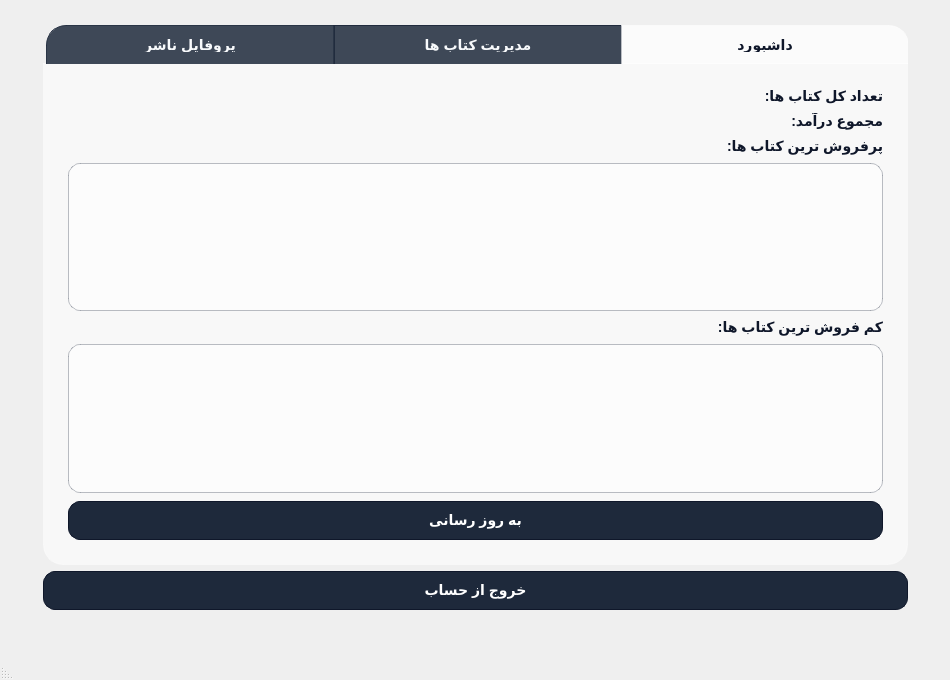
<?xml version="1.0" encoding="UTF-8"?>
<ui version="4.0">
 <class>PublisherMainWindow</class>
 <widget class="QMainWindow" name="PublisherMainWindow">
  <property name="geometry">
   <rect>
    <x>0</x>
    <y>0</y>
    <width>950</width>
    <height>680</height>
   </rect>
  </property>
  <property name="windowTitle">
   <string>MainWindow</string>
  </property>
  <property name="layoutDirection">
   <enum>Qt::RightToLeft</enum>
  </property>
  <property name="styleSheet">
   <string notr="true">
#centralwidget {
    background-image: url(":/wallhaven-49kq3d.jpg");
    background-position: center;
    background-repeat: no-repeat;
    background-size: cover;
}

QTabWidget {
    background: transparent;
}

QTabWidget::pane {
    border: 1px solid rgba(255, 255, 255, 0.4);
    background: rgba(255, 255, 255, 0.55);
    border-bottom-left-radius: 20px;
    border-bottom-right-radius: 20px;
    border-top-left-radius: 0px;
    border-top-right-radius: 0px;
    margin-top: -1px;
    padding: 15px;
}

QTabBar {
    background: transparent;
    qproperty-drawBase: 0;
}

/* تنظیم دقیق عرض تب ها برای پوشش کامل و متوازن */
QTabBar::tab {
    background: rgba(30, 41, 59, 0.85);
    border: 1px solid rgba(30, 41, 59, 0.9);
    border-bottom: none;
    color: #f8fafc;
    width: 286px;
    padding: 12px 0px;
    font-size: 14px;
    font-weight: bold;
    font-family: "Segoe UI", "Tahoma", sans-serif;
    text-align: center;
    margin-right: -1px;
}

/* گوشه بالا سمت راست برای تب اول (RTL) */
QTabBar::tab:first {
    border-top-right-radius: 20px;
    border-top-left-radius: 0px;
}

/* گوشه بالا سمت چپ برای تب آخر (RTL) */
QTabBar::tab:last {
    border-top-left-radius: 20px;
    border-top-right-radius: 0px;
    margin-right: 0px;
}

QTabBar::tab:selected {
    background: rgba(255, 255, 255, 0.75);
    border: 1px solid rgba(255, 255, 255, 0.5);
    border-bottom: none;
    color: #0f172a;
}

QTabBar::tab:hover {
    background: rgba(30, 41, 59, 0.95);
    color: #fde047;
}

QTableWidget, QListWidget {
    background: rgba(255, 255, 255, 0.6);
    border: 1px solid rgba(30, 41, 59, 0.3);
    gridline-color: rgba(30, 41, 59, 0.15);
    border-radius: 12px;
    color: #0f172a;
    font-size: 13px;
    font-family: "Segoe UI", "Tahoma", sans-serif;
}

QHeaderView {
    background-color: #1e293b;
    border: none;
}

QHeaderView::section {
    background-color: #1e293b;
    color: #ffffff;
    padding: 8px 0px;
    font-weight: bold;
    font-size: 13px;
    border: none;
    text-align: center;
}

QTableWidget::item, QListWidget::item {
    padding: 6px;
    color: #0f172a;
}

/* استایل یکدست برای تمام دکمه ها */
QPushButton {
    background-color: #1e293b;
    color: #ffffff;
    border: 1px solid #0f172a;
    border-radius: 12px;
    padding: 10px 18px;
    font-weight: bold;
    font-size: 14px;
    font-family: "Segoe UI", "Tahoma", sans-serif;
}

/* تغییر رنگ متن تمام دکمه ها به طلایی در حالت Hover */
QPushButton:hover {
    background-color: #0f172a;
    color: #fde047;
    border: 1px solid #020617;
}

QLabel {
    color: #0f172a;
    font-size: 14px;
    font-weight: bold;
    font-family: "Segoe UI", "Tahoma", sans-serif;
}
</string>
  </property>
  <widget class="QWidget" name="centralwidget">
   <layout class="QGridLayout" name="gridLayout_3">
    <item row="0" column="0" colspan="3">
     <spacer name="topSpacer">
      <property name="orientation">
       <enum>Qt::Vertical</enum>
      </property>
      <property name="sizeHint" stdset="0">
       <size>
        <width>20</width>
        <height>20</height>
       </size>
      </property>
     </spacer>
    </item>
    <item row="1" column="0">
     <spacer name="leftSpacer">
      <property name="orientation">
       <enum>Qt::Horizontal</enum>
      </property>
      <property name="sizeHint" stdset="0">
       <size>
        <width>40</width>
        <height>20</height>
       </size>
      </property>
     </spacer>
    </item>
    <item row="1" column="1">
     <widget class="QTabWidget" name="publisherTabWidget">
      <property name="minimumSize">
       <size>
        <width>865</width>
        <height>540</height>
       </size>
      </property>
      <property name="maximumSize">
       <size>
        <width>865</width>
        <height>540</height>
       </size>
      </property>
      <property name="currentIndex">
       <number>0</number>
      </property>
      <widget class="QWidget" name="dashboardTab">
       <attribute name="title">
        <string>داشبورد</string>
       </attribute>
       <layout class="QVBoxLayout" name="verticalLayout">
        <property name="spacing">
         <number>8</number>
        </property>
        <item>
         <widget class="QLabel" name="totalBooksLabel">
          <property name="text">
           <string>تعداد کل کتاب ها:</string>
          </property>
         </widget>
        </item>
        <item>
         <widget class="QLabel" name="totalRevenueLabel">
          <property name="text">
           <string>مجموع درآمد:</string>
          </property>
         </widget>
        </item>
        <item>
         <widget class="QLabel" name="topSellingHeaderLabel">
          <property name="text">
           <string>پرفروش ترین کتاب ها:</string>
          </property>
         </widget>
        </item>
        <item>
         <widget class="QListWidget" name="topSellingListWidget"/>
        </item>
        <item>
         <widget class="QLabel" name="leastSellingHeaderLabel">
          <property name="text">
           <string>کم فروش ترین کتاب ها:</string>
          </property>
         </widget>
        </item>
        <item>
         <widget class="QListWidget" name="leastSellingListWidget"/>
        </item>
        <item>
         <widget class="QPushButton" name="refreshDashboardButton">
          <property name="text">
           <string>به روز رسانی</string>
          </property>
         </widget>
        </item>
       </layout>
      </widget>
      <widget class="QWidget" name="myBooksTab">
       <attribute name="title">
        <string>مدیریت کتاب ها</string>
       </attribute>
       <layout class="QGridLayout" name="gridLayout_2">
        <item row="0" column="0" rowspan="6">
         <widget class="QTableWidget" name="myBooksTableWidget">
          <property name="columnCount">
           <number>5</number>
          </property>
          <attribute name="horizontalHeaderStretchLastSection">
           <bool>true</bool>
          </attribute>
          <column/>
          <column/>
          <column/>
          <column/>
          <column/>
         </widget>
        </item>
        <item row="0" column="1">
         <widget class="QPushButton" name="addNewBookButton">
          <property name="text">
           <string>افزودن کتاب جدید</string>
          </property>
         </widget>
        </item>
        <item row="1" column="1">
         <widget class="QPushButton" name="editBookButton">
          <property name="text">
           <string>ویرایش کتاب انتخابی</string>
          </property>
         </widget>
        </item>
        <item row="2" column="1">
         <widget class="QPushButton" name="applyDiscountButton">
          <property name="text">
           <string>اعمال تخفیف</string>
          </property>
         </widget>
        </item>
        <item row="3" column="1">
         <widget class="QPushButton" name="applyTimedDiscountButton">
          <property name="text">
           <string>تخفیف زمان دار</string>
          </property>
         </widget>
        </item>
        <item row="4" column="1">
         <widget class="QPushButton" name="toggleBookActiveButton">
          <property name="text">
           <string>غیرفعال/فعال سازی</string>
          </property>
         </widget>
        </item>
       </layout>
      </widget>
      <widget class="QWidget" name="publisherProfileTab">
       <attribute name="title">
        <string>پروفایل ناشر</string>
       </attribute>
       <layout class="QVBoxLayout" name="verticalLayout_2">
        <property name="spacing">
         <number>15</number>
        </property>
        <item>
         <widget class="QLabel" name="nameLabel">
          <property name="text">
           <string>نام و نام خانوادگی:</string>
          </property>
         </widget>
        </item>
        <item>
         <widget class="QLabel" name="emailLabel">
          <property name="text">
           <string>ایمیل:</string>
          </property>
         </widget>
        </item>
        <item>
         <widget class="QLabel" name="publicationNameLabel">
          <property name="text">
           <string>نام انتشارات:</string>
          </property>
         </widget>
        </item>
        <item>
         <widget class="QLabel" name="licenseNumberLabel">
          <property name="text">
           <string>شماره پروانه نشر:</string>
          </property>
         </widget>
        </item>
        <item>
         <spacer name="profileSpacer">
          <property name="orientation">
           <enum>Qt::Vertical</enum>
          </property>
          <property name="sizeHint" stdset="0">
           <size>
            <width>20</width>
            <height>40</height>
           </size>
          </property>
         </spacer>
        </item>
       </layout>
      </widget>
     </widget>
    </item>
    <item row="1" column="2">
     <spacer name="rightSpacer">
      <property name="orientation">
       <enum>Qt::Horizontal</enum>
      </property>
      <property name="sizeHint" stdset="0">
       <size>
        <width>40</width>
        <height>20</height>
       </size>
      </property>
     </spacer>
    </item>
    <item row="2" column="1">
     <widget class="QPushButton" name="logoutButton">
      <property name="text">
       <string>خروج از حساب</string>
      </property>
     </widget>
    </item>
    <item row="3" column="1">
     <widget class="QLabel" name="statusLabel">
      <property name="text">
       <string/>
      </property>
      <property name="alignment">
       <set>Qt::AlignCenter</set>
      </property>
     </widget>
    </item>
    <item row="4" column="0" colspan="3">
     <spacer name="bottomSpacer">
      <property name="orientation">
       <enum>Qt::Vertical</enum>
      </property>
      <property name="sizeHint" stdset="0">
       <size>
        <width>20</width>
        <height>20</height>
       </size>
      </property>
     </spacer>
    </item>
   </layout>
  </widget>
  <widget class="QMenuBar" name="menubar">
   <property name="geometry">
    <rect>
     <x>0</x>
     <y>0</y>
     <width>950</width>
     <height>25</height>
    </rect>
   </property>
  </widget>
  <widget class="QStatusBar" name="statusbar"/>
 </widget>
 <resources/>
 <connections/>
</ui>
